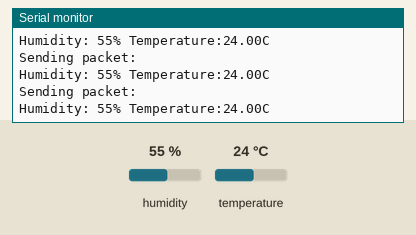
A sketch run on a simulated Arduino Uno, built with avr-gcc and run on an emulated ATmega328P. Parts: the last lines printed to the serial monitor. The test bench sets the inputs (shaded band); at power-on: humidity 55 %, temperature 24 °C. No radio packets arrive unless stated.

Above: at 2.9 s.
3.0 s: humidity set to 22 %
At 5.8 s:
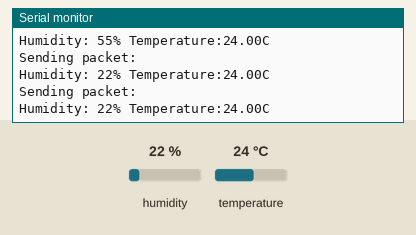
5.9 s: temperature set to 12 °C
At 8.1 s:
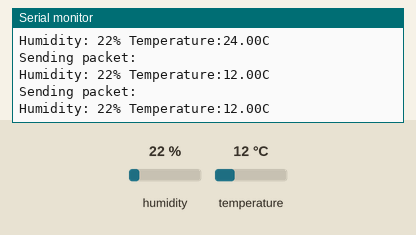
8.8 s: humidity set to 40 %
At 12.3 s:
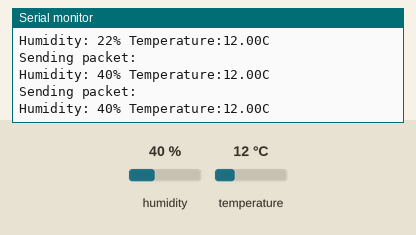
Timing chart, 0 to 13.8 s (numbered marks = the images above; inputs shaded):
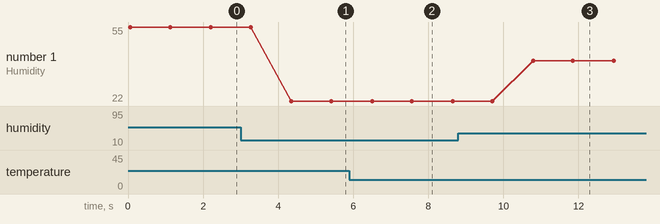

The sketch:

sketch_mar16a.ino
```cpp
#include <SPI.h>
#include <LoRa.h>
#include "DHT.h"
#define DHTPIN A0
#define DHTTYPE DHT11

DHT dht(DHTPIN, DHTTYPE);
int hum;
float temp; //Stores temperature value

void setup() {
  Serial.begin(9600);
  dht.begin();
  while (!Serial);
  Serial.println("LoRa Sender");

  if (!LoRa.begin(433E6)) {
    Serial.println("Starting LoRa failed!");
    while (1);
  }
}

void loop()
{
  temp = dht.readTemperature();
  hum = dht.readHumidity();

  Serial.println("Sending packet: ");

  // send packet
  LoRa.beginPacket();
  LoRa.print("Humidity: ");
  LoRa.print(hum);
  LoRa.print("%");
  LoRa.print(" Temperature:");
  LoRa.print(temp);
  LoRa.print("C");

  Serial.print("Humidity: ");
  Serial.print(hum);
  Serial.print("%");
  Serial.print(" Temperature:");
  Serial.print(temp);
  Serial.println("C");
  Serial.println("");

  LoRa.endPacket();
  delay(1000);
}
```

Measured:
- after the input at 3.0 s, the serial monitor: prints a new line after 1.4 s (image 1)
- after the input at 5.9 s, the serial monitor: prints a new line after 0.60 s (image 2)
- after the input at 8.8 s, the serial monitor: prints a new line after 2.0 s (image 3)
- plotted number 1: 55 → 22 after the input at 3.0 s, 22 → 40 after the input at 8.8 s
